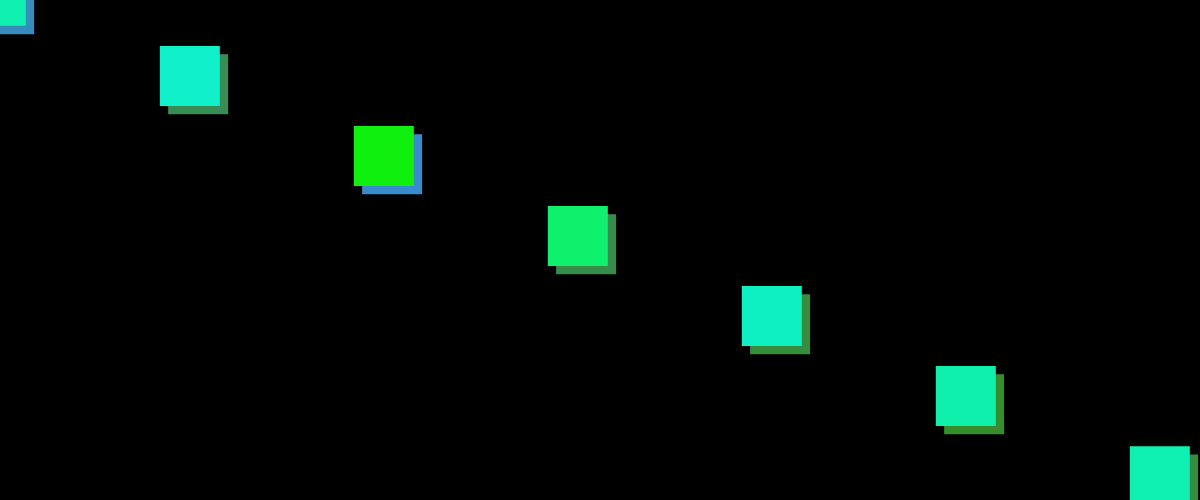
Frame 1 (no input)
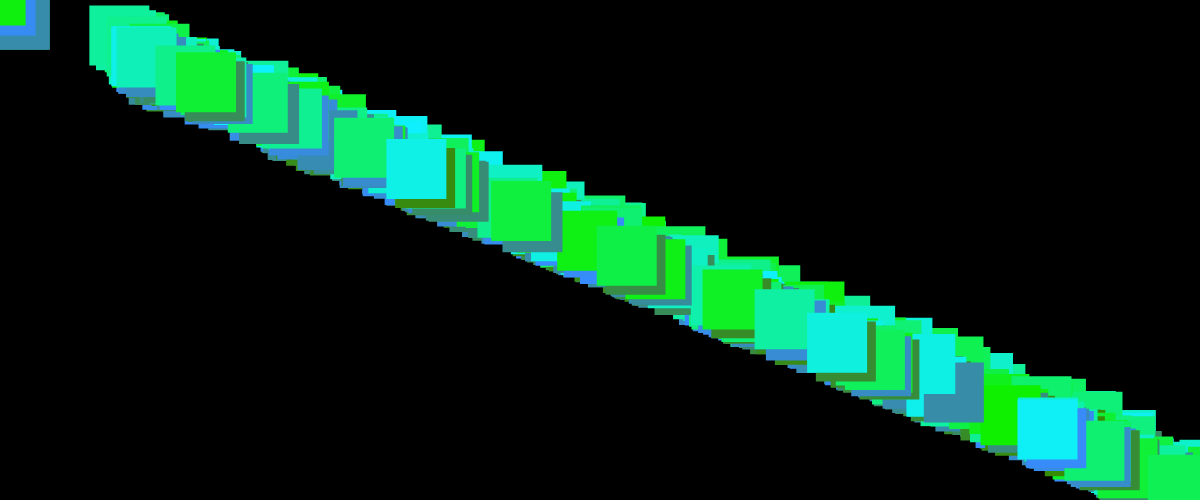
Frame 60 (no input)
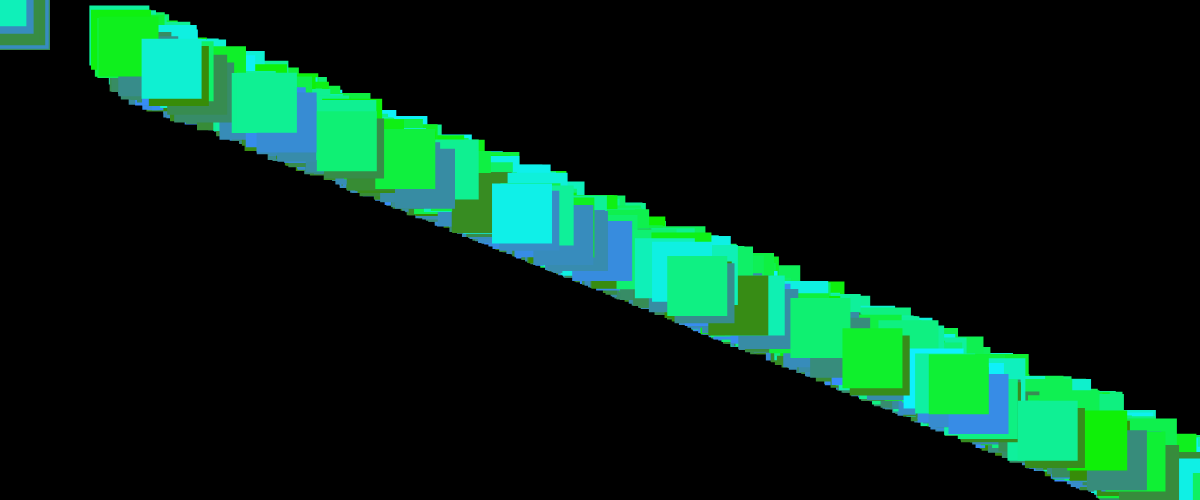
Frame 120 (the mouse pressed at the canvas centre since frame 60)

The p5.js sketch that drew these frames (run headless with seeded random() and noise() and a simulated clock; from frame 60 on, the mouse is pressed at the canvas centre):

// p5.js sketch
// ── sketch.js
//creating the canvas
function setup() {
  createCanvas(windowWidth, 500);
  background(0);
  noStroke();


}

function draw(){

//setting varables
  let num_per_row = random(10);
  let size = 60;
  let pad = random(20);
//setting up the spaceing
  let x_spacing = (width-pad*2) / (num_per_row-1);
	let y_spacing = (height-pad*2) / (num_per_row-1);


//creating the for loop

  rectMode(CENTER);
  for( let i=0; i < num_per_row; i++ ) {
      fill( 55, 140, random(255) );
			rect( i*x_spacing+pad,	i*y_spacing+pad, size, size);
		}

    rectMode(CENTER);
    for( let i=0; i < num_per_row; i++ ) {
        fill( 15, 240, random(255) );
  			rect( i*x_spacing-pad, i*y_spacing-pad, size, size);
  		}


}
